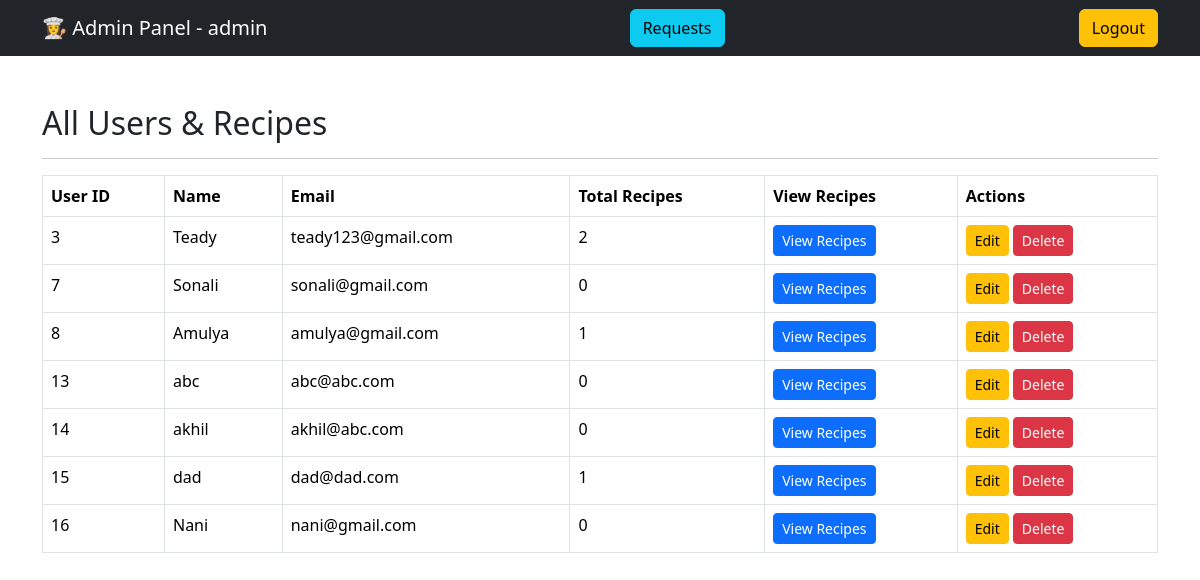
The app's page /admin_dashboard (signed in), older data.
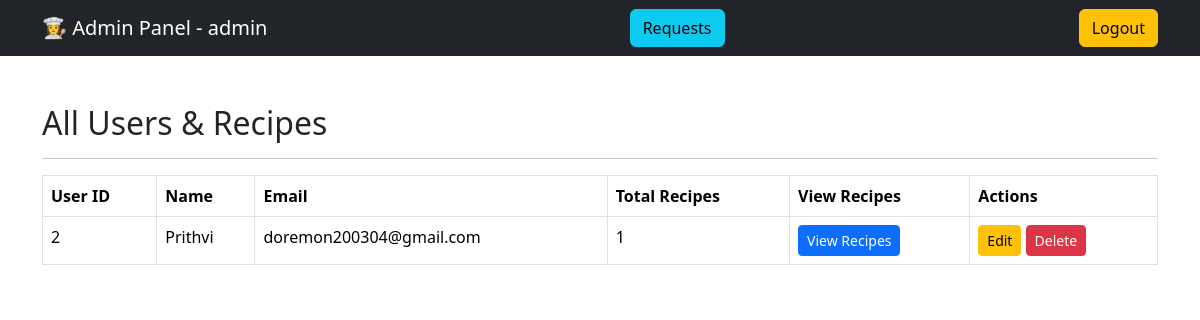
The same page, newer data.
### tables this page shows
CREATE TABLE users (
    id INTEGER PRIMARY KEY AUTOINCREMENT,
    username TEXT NOT NULL,
    email TEXT UNIQUE NOT NULL,
    password TEXT NOT NULL,
    is_approved INTEGER DEFAULT 0,
    is_admin INTEGER DEFAULT 0
);

### app.py (the view)
@app.route("/admin_dashboard")
def admin_dashboard():
    if "is_admin" not in session or session["is_admin"] != 1:
        return redirect("/login")
    users = get_all_users_with_recipe_count()
    return render_template("admin_dashboard.html",
                           users=users,
                           username=session["username"])

### db/db.py (called while the page is built)
def get_db_connection():
    conn = sqlite3.connect(DB_NAME)
    conn.row_factory = sqlite3.Row
    return conn

def get_all_users_with_recipe_count():
    conn = get_db_connection()
    cur = conn.cursor()
    cur.execute("""
        SELECT users.id, users.username, users.email,
               COUNT(recipes.id) AS recipe_count
        FROM users
        LEFT JOIN recipes ON users.id = recipes.user_id
        WHERE users.is_admin = 0
        GROUP BY users.id
    """)
    users = cur.fetchall()
    conn.close()
    return users

### templates/admin_dashboard.html (shortened to what this page needs)
<!DOCTYPE html>
<html lang="en">
<head>
    <link rel="stylesheet" href="https://cdn.jsdelivr.net/npm/bootstrap@5.3.3/dist/css/bootstrap.min.css">
</head>
<body>
<nav class="navbar navbar-dark bg-dark">
    <div class="container">
        <span class="navbar-brand">👩‍🍳 Admin Panel - {{ username }}</span>
        <a href="{{ url_for('admin_requests') }}" class="btn btn-info me-2">Requests</a>
        <a href="{{ url_for('logout') }}" class="btn btn-warning">Logout</a>
    </div>
</nav>
<div class="container mt-5">
    <h2>All Users & Recipes</h2>
    <hr>
    {% if users %}
    <table class="table table-bordered">
        <thead>
            <tr>
                <th>User ID</th>
                <th>Name</th>
                <th>Email</th>
                <th>Total Recipes</th>
                <th>View Recipes</th>
                <th>Actions</th>
            </tr>
        </thead>
        <tbody>
            {% for u in users %}
            <tr>
                <td>{{ u["id"] }}</td>
                <td>{{ u["username"] }}</td>
                <td>{{ u["email"] }}</td>
                <td>{{ u["recipe_count"] }}</td>
                <td>
                    <button class="btn btn-primary btn-sm"
                            onclick="openRecipePopup({{ u['id'] }},'{{ u['username'] }}')">
                        View Recipes
                    </button>
                </td>
                <td>
                    <a href="{{ url_for('admin_edit_user', user_id=u['id']) }}" class="btn btn-warning btn-sm">Edit</a>
                    <form action="{{ url_for('admin_delete_user', user_id=u['id']) }}" method="POST" style="display:inline;">
                        <button type="submit" class="btn btn-danger btn-sm"
                            onclick="return confirm('Are you sure you want to delete this user?')">Delete</button>
                    </form>
                </td>
            </tr>
            {% endfor %}
        </tbody>
    </table>
    {% else %}
        <p>No users found.</p>
    {% endif %}
</div>
</body>
</html>

Row changes from the older to the newer data that the page shows:
removed users: id "3", username "Teady", email "teady123@gmail.com", recipe_count "2"
removed users: id "7", username "Sonali", email "sonali@gmail.com", recipe_count "0"
removed users: id "8", username "Amulya", email "amulya@gmail.com", recipe_count "1"
removed users: id "13", username "abc", email "abc@abc.com", recipe_count "0"
removed users: id "14", username "akhil", email "akhil@abc.com", recipe_count "0"
removed users: id "15", username "dad", email "dad@dad.com", recipe_count "1"
removed users: id "16", username "Nani", email "nani@gmail.com", recipe_count "0"
added users: id "2", username "Prithvi", email "doremon200304@gmail.com", recipe_count "1"
